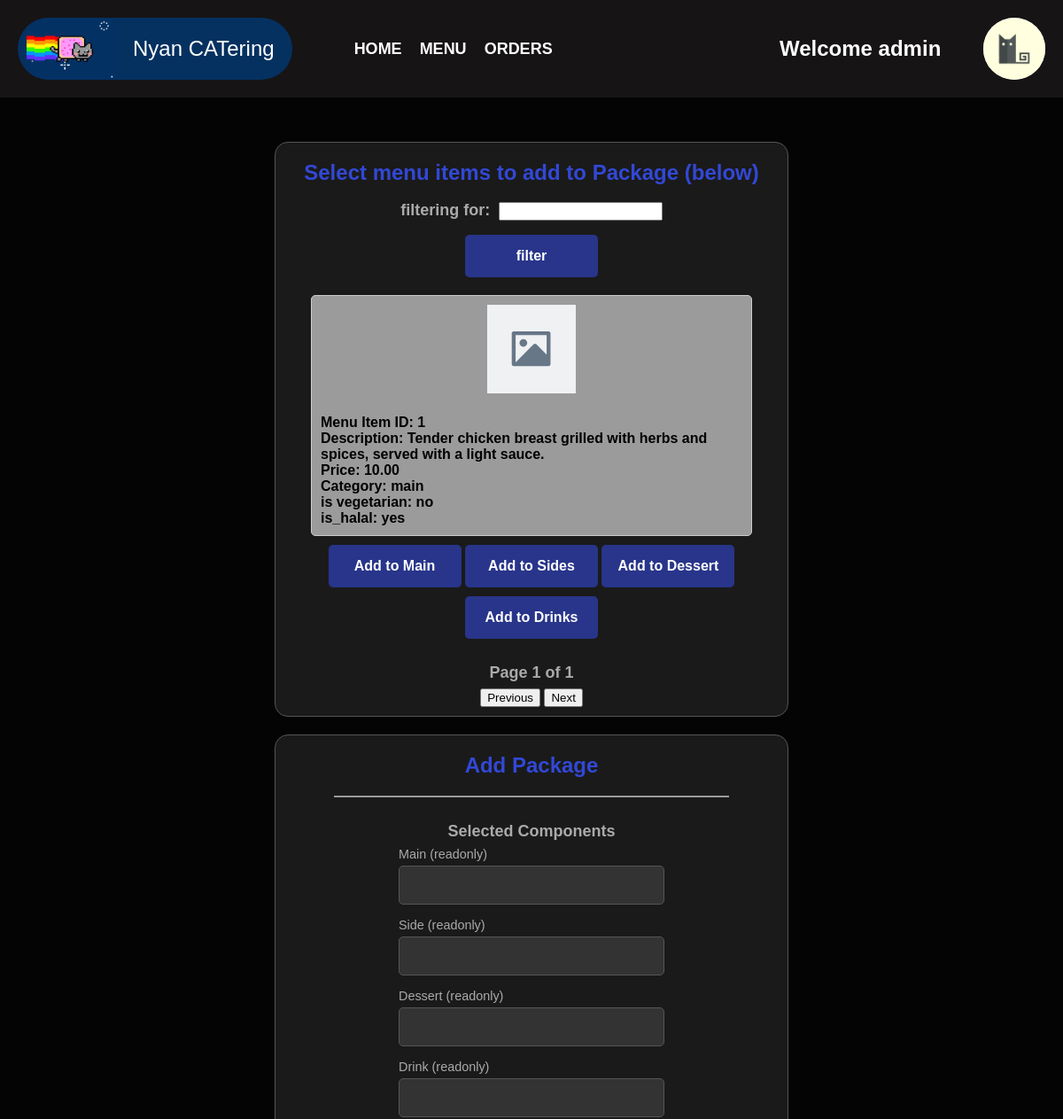
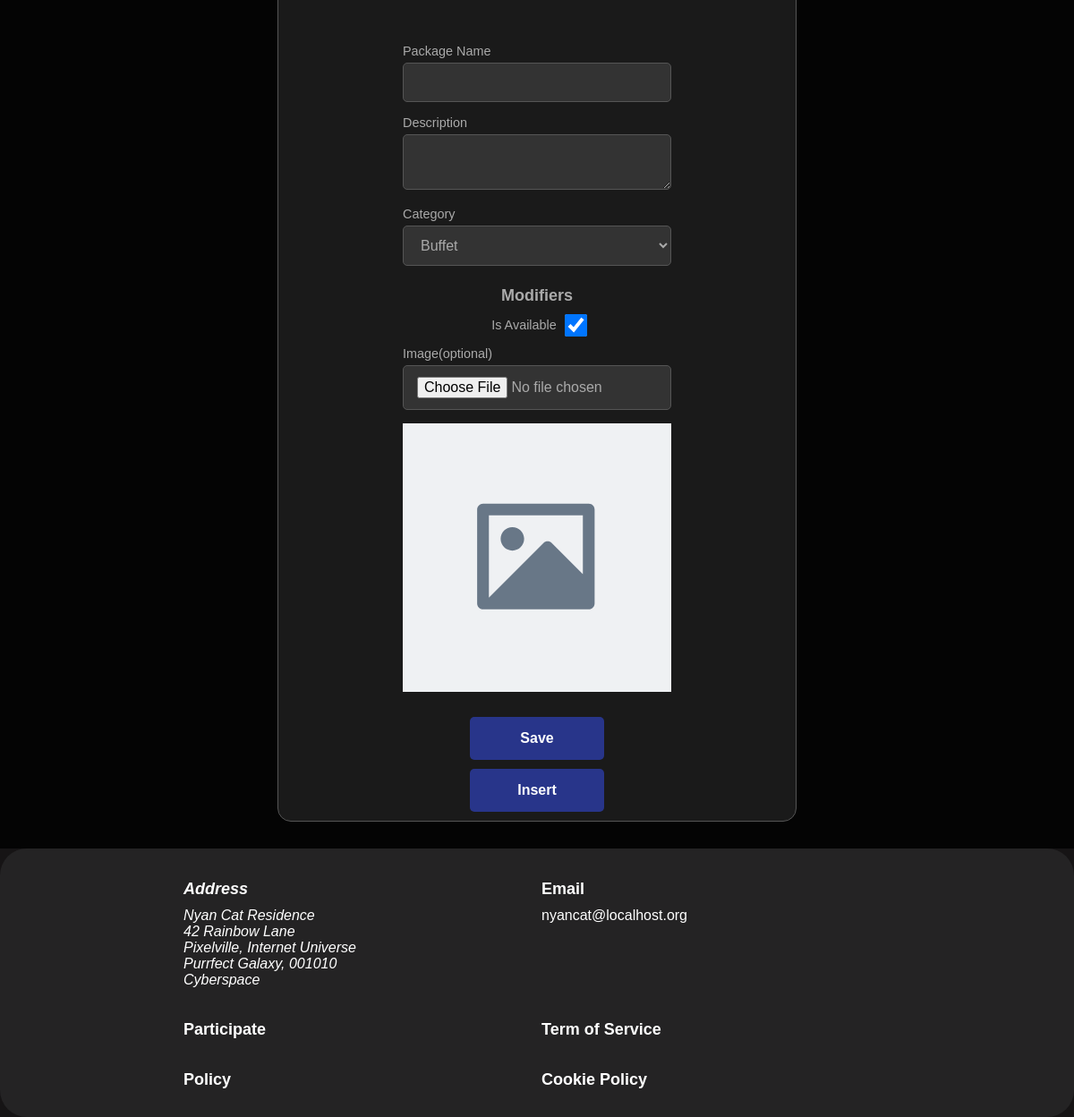
The app's page /frontend/_admin_add_package_page.php?menu_item_name_filter=Grilled Chicken Breast with its own data (2 pictures, top to bottom).
### tables this page shows
CREATE TABLE `menu_items` (
  `menu_item_id` int(11) NOT NULL,
  `item_name` varchar(255) NOT NULL,
  `description` varchar(500) NOT NULL,
  `price` decimal(10,2) NOT NULL,
  `category` varchar(7) NOT NULL,
  `is_in_stock` tinyint(1) NOT NULL DEFAULT 1,
  `is_vegetarian` tinyint(1) NOT NULL,
  `is_halal` tinyint(1) NOT NULL
);

### backend/core/menu_items.php (called while the page is built, shortened)
<?php
require_once 'NyanDB.php';
class MenuItems{
    public static function get_latest_valid_menu_items($offset=0, $limit=5, $name_filter=null){
        $sql = "
        SELECT *
        FROM menu_items
        WHERE
            is_in_stock = 1
            AND
            menu_item_id IN (
                SELECT MAX(menu_item_id)
                FROM menu_items
                GROUP BY item_name
            ) ";
        if ($name_filter) {
            $sql .= " AND item_name LIKE ? ";
            $name_filter = "%" . $name_filter . "%";
        }
        $sql .= " LIMIT ? OFFSET ?;";
        $params = ($name_filter) ? [$name_filter, $limit, $offset] : [$limit, $offset];
        $results = NyanDB::single_query($sql, $params);
        $result = mysqli_fetch_all($results, MYSQLI_ASSOC);
        return $result;
    }
    public static function get_latest_valid_menu_items_count($name_filter=null){
        $sql = "
        SELECT COUNT(*) AS total_count
        FROM menu_items
        WHERE
            is_in_stock = 1
            AND
            menu_item_id IN (
                SELECT MAX(menu_item_id)
                FROM menu_items
                GROUP BY item_name
            ) ";
        if ($name_filter) {
            $sql .= " AND item_name LIKE ? ";
            $name_filter = "%" . $name_filter . "%";
        }
        $params = ($name_filter) ? [$name_filter] : [];
        $results = NyanDB::single_query($sql, $params);
        $countRow = mysqli_fetch_assoc($results);
        return (int)$countRow['total_count'];
    }
    public static function get_associated_image_src($menu_item_id){
        $sql = "
        SELECT *
        FROM menu_item_images
        WHERE menu_item_id = ?
        ";
        $results = NyanDB::single_query($sql, [$menu_item_id]);
        $result = $results->fetch_assoc();
        if(empty($result)){
            return null;}
        $image = new Image($result['image_name'], $result['image_data'], $result['image_type']);
        return $image->getsrc();
    }
}
?>

### backend/core/NyanDB.php (called while the page is built, shortened)
<?php
class NyanDB
{
    public $db;
    private function connect() {
        $this->db = new mysqli(self::HOST, self::USERNAME, self::PASSWORD, self::DBNAME);
    }
    public function close() {
        if ($this->db) {
            $this->db = null;
        }
    }
    private function prepare($sql,$params = []){
        $stmt = $this->db->prepare($sql);
        if (!empty($params)){
            $types = str_repeat('s',count($params));
            $stmt->bind_param($types, ...$params);
        }
        return $stmt;
    }
    public function query($sql,$params){
        $stmt = $this->prepare($sql,$params);
        $result = $stmt->execute();
        if (stripos(trim($sql), 'SELECT') === 0) {
            return $stmt->get_result();
        }
        return $result;
    }
    public static function single_query($sql,$params) {
        $database = new NyanDB();
        $result = $database->query($sql,$params);
        return $result;
    }
}
?>

### frontend/_admin_add_package_page.php (the view, shortened to what this page needs)
<?php
require_once "../backend/core/menu_items.php";
require_once "./components/templates.php";
$package_name_saved       = $_GET['package_name_saved']??null;
$description_saved        = $_GET['description_saved']??null;
$menu_item_name_filter    = $_GET['menu_item_name_filter']??null;
$offset                   = $_GET['offset']??0;
$offset                   = ($offset<0) ?  (string)0 : (string)$offset;
$total_relevant_entries   = MenuItems::get_latest_valid_menu_items_count($menu_item_name_filter);
$displayitems             = MenuItems::get_latest_valid_menu_items($offset, MENU_ITEMS_PER_PAGE, $menu_item_name_filter);
$package_components_ids   = $_GET['package_components_ids']??[null,null,null,null];
?>
<div class='centered-items main-content-container'>
    <div class="grouped-input-container">
        <div class="section-header">Select menu items to add to Package (below)</div>
        <div class="sub-header" style= 'display: inline; margin-right: 5px'>filtering for:</div>
        <input type="text" name="name_filter_input_field" id="name_filter_input_field">
        <div class="submit-button-container">
            <button onclick="redirect_back()">filter</button>
        </div>
        <div class="menu-item-container">
            <div class="info-row">
                <?php
                    $index  = -1;
                    foreach ($displayitems as $menuItem){
                    $index += 1;
                    $image_data   = MenuItems::get_associated_image_src($menuItem['menu_item_id']);
                    $img_src      = $image_data??'./assets/image-placeholder.svg';
                ?>
                <div class="info-item" id="menu-item-display-<?= $index; ?>" style="background-color: #9B9B9B;"
                    onclick="toggle_highlight(<?=$index?>)">
                    <img src=<?=$img_src?> alt="Menu Item" class="menu-item-image">
                    <div style="text-align: start;">
                        <p><strong>Menu Item ID:  <?=$menuItem['menu_item_id']?></strong>                       <span id="menu_item_id<?=$index?>"></span></p>
                        <p><strong>Description:   <?=$menuItem['description']?></strong>                        <span id="description<?=$index?>"></span></p>
                        <p><strong>Price:         <?=$menuItem['price']?></strong>                              <span id="price<?=$index?>"></span></p>
                        <p><strong>Category:      <?=$menuItem['category']?></strong>                           <span id="category<?=$index?>"></span></p>
                        <p><strong>is vegetarian: <?=$menuItem['is_vegetarian']?'yes':'no';?></strong>          <span id="is_vegetarian<?=$index?>"></span></p>
                        <p><strong>is_halal:      <?=$menuItem['is_halal']?'yes':'no'?></strong>                <span id="is_halal<?=$index?>"></span></p>
                    </div>
                </div>
                <?php }?>
                <br>
            </div>
            <div class="submit-button-container" style="clear: both; margin-top: 20px; height: 30px; width:50px; display: inline;">
                <button class="inline-button" onclick="add_to_component(0)">Add to Main</button>
                <button class="inline-button" onclick="add_to_component(1)">Add to Sides</button>
                <button class="inline-button" onclick="add_to_component(2)">Add to Dessert</button>
                <button class="inline-button" onclick="add_to_component(3)">Add to Drinks</button>
            </div>
        </div>
        <div class="sub-header">Page <?=intdiv($offset, MENU_ITEMS_PER_PAGE) + 1?> of <?=intdiv($total_relevant_entries, MENU_ITEMS_PER_PAGE) + 1?></div>
        <div class="pagination-buttons">
            <button onclick="change_page(-1)">Previous</button>
            <button onclick="change_page(1)">Next</button>
        </div>
    </div>
    <div class="grouped-input-container">
        <div class="section-header">Add Package</div>
        <div class="section-divider"></div>
        <form id="add-package-form" method="post" action="../backend/admin_add_package/api_add_package.php" enctype="multipart/form-data">
        <div class="sub-header">Selected Components</div>
            <div class="text-input-container">
                <label for="main">Main (readonly)</label>
                <input type="text" name="main" id="main" value="<?= htmlspecialchars($package_components_ids[0]) ?>" readonly>
            </div>
            <div class="text-input-container">
                <label for="side">Side (readonly)</label>
                <input type="text" name="side" id="side" value="<?= htmlspecialchars($package_components_ids[1]) ?>"readonly>
            </div>
            <div class="text-input-container">
                <label for="dessert">Dessert (readonly)</label>
                <input type="text" name="dessert" id="dessert" value="<?= htmlspecialchars($package_components_ids[2]) ?>" readonly>
            </div>
            <div class="text-input-container">
                <label for="drink">Drink (readonly)</label>
                <input type="text" name="drink" id="drink" value="<?= htmlspecialchars($package_components_ids[3]) ?>" readonly>
            </div>
            <br><br>
            <div class="text-input-container">
                <label for="item_name">Package Name</label>
                <input type="text" name="item_name" id="item_name" value="<?= htmlspecialchars($package_name_saved) ?>" >
            </div>
            <div class="text-input-container" >
                <label for="description">Description</label>
                <textarea type="description" name="description" id="description"><?= htmlspecialchars($description_saved) ?></textarea>
            </div>
            <div class="text-input-container">
                <label for="category">Category</label>
                <select id="category" name="category" required>
                    <option value="buffet">Buffet</option>
                </select>
            </div>
            <div class="sub-header">Modifiers</div>
            <div class="checkbox-input-container">
                <table>
                    <tr>
                        <td><label for="is_available">Is Available</label></td>
                        <td><input type="checkbox" name="is_available" id="is_available" checked></td>
                    </tr>
                </table>
            </div>
            <div class="text-input-container">
                <label for="image">Image(optional)</label>
                <input type="file" name="image" id="image">
                <div class="image-container">
                    <img id="preview" src="./assets/image-placeholder.svg" alt="Image Preview">
                </div>
            </div>
            <br>
        </form>
        <div class="submit-button-container">
            <button onclick="redirect_back()">Save</button>
        </div>
        <div class="submit-button-container">
            <button type="submit" onclick="submit('add-package-form', verify_package_values)">Insert</button>
        </div>
    </div>
</div>

### frontend/styles/templates.css (style rules this page uses)
* { margin: 0; box-sizing: border-box; font-family: Arial, Helvetica, sans-serif; }
.centered-items { align-items: center; text-align: center; }

### frontend/styles/_admin_pages_input_styles.css (style rules this page uses)
.main-content-container { padding: 20px; width: 100%; min-height: var(--content-min-height); flex: 1; margin-left: auto; margin-right: auto; padding-top: 40px; min-width: 320px; background-color: var(--main-background-dark); }

### frontend/styles/constants.css (style rules this page uses)
:root { --max-phone-screen-width: 479px; --max-tablet-screen-width: 767px; --max-pc-screen-width: 991px; --min-pc-screen-width: 1076px; --navi-bar-height: 110px; --footer-min-height: 300px; --content-min-height: calc(100vh - var(--navi-bar-height) - var(--footer-min-height)); --main-background-dark: #040404; --main-background: #161415; --main-background-mid : #1D1C1D; --main-background-ligher: #242324; --inner-container-colour: #1A1A1A; --accent-1: #3248D6; --accent-1-glow: rgba(50, 72, 214, 0.6); --accent-1-light: #3C59F9; --accent-2: #9B9B9B; --accent-2-light: #B8B8B8; --accent-3: #E6937A; --accent-4-pink: #FF6EC7; --accent-4-pink-glow: #FF3DA1; --accent-4-pink-glow-shadow: rgba(255, 110, 199, 0.6); --accent-5-green: #28A745; --accent-5-green-glow: rgba(0, 255, 0, 0.6); --accent-5-green-light: #A5D6A7; --text-field-gray: #333333; --text-field-grey-border: #555555; --text-label-color: #AAAAAA; --nyan-cat-background: #053160; --border-radius: 5px; }

### records on screen
menu_items: menu_item_id "1", description "Tender chicken breast grilled with herbs and spices, served with a light sauce.", price "10.00", category "main", is_vegetarian "no", is_halal "yes"

### other values on screen
$this->header_title "Nyan CATering"
$category "HOME MENU ORDERS"
$username "admin"
intdiv($offset, MENU_ITEMS_PER_PAGE) + 1 "1"
intdiv($total_relevant_entries, MENU_ITEMS_PER_PAGE) + 1 "1"
